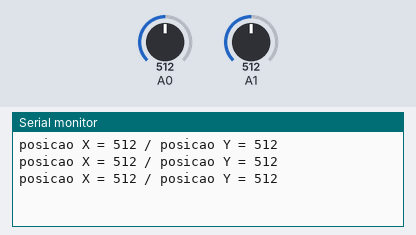
Simulated run of this sketch. Board: Arduino Uno, built with avr-gcc and run on an emulated ATmega328P. Parts: the last lines printed to the serial monitor. The test bench sets the inputs (shaded band); at power-on: A0 = 512, A1 = 512.

Above: at 1.3 s.
1.4 s: A0 set to 716
At 1.9 s:
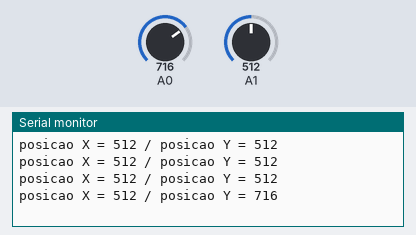
2.9 s: A1 set to 716
At 3.4 s:
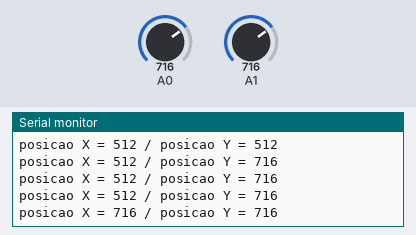
4.4 s: A0 set to 900
At 4.9 s:
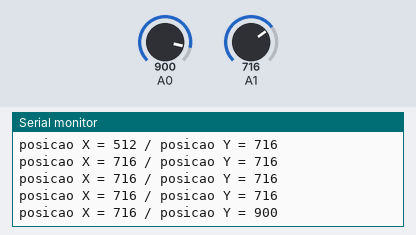
5.9 s: A1 set to 900
At 6.4 s:
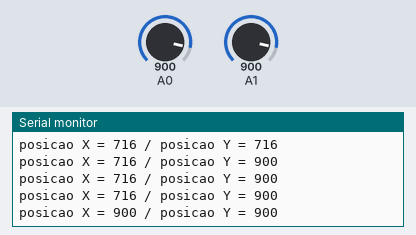
Timing chart, 0 to 8.4 s (numbered marks = the images above; inputs shaded):
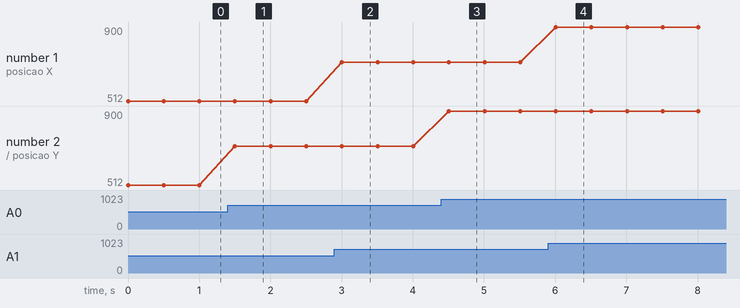

The sketch:

potencio1.ino
```cpp
void setup() {
  Serial.begin(9600); // Inicia a comunicação serial
}

void loop() {
  int posicaoX = analogRead(A1); // Lê o potenciômetro do Eixo X
  int posicaoY = analogRead(A0); // Lê o potenciômetro do Eixo Y

  // Imprime as leituras no formato desejado
  Serial.print("posicao X = ");
  Serial.print(posicaoX);
  Serial.print(" / posicao Y = ");
  Serial.println(posicaoY);

  delay(500); // Aguarda meio segundo antes da próxima leitura
}
```

Measured:
- after the input at 1.4 s, the serial monitor: prints a new line after 0.10 s (image 1)
- after the input at 2.9 s, the serial monitor: prints a new line after 0.11 s (image 2)
- after the input at 4.4 s, the serial monitor: prints a new line after 0.11 s (image 3)
- after the input at 5.9 s, the serial monitor: prints a new line after 0.11 s (image 4)
- plotted number 2: 512 → 716 after the input at 1.4 s, 716 → 900 after the input at 4.4 s
